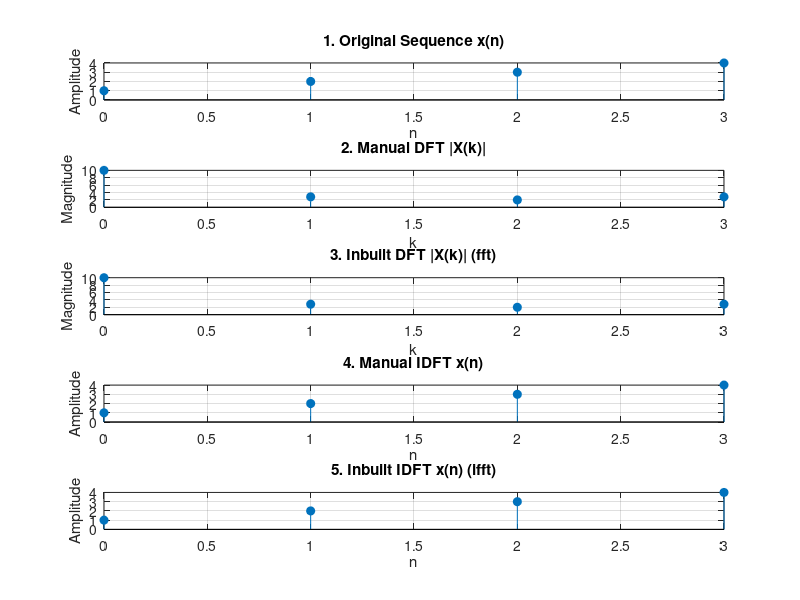

The MATLAB script that drew this image:
clc; clear; close all;


x = [1 2 3 4];
N = length(x);


XM = zeros(1,N);
for k = 0:N-1
    for n = 0:N-1
        XM(k+1) = XM(k+1) + x(n+1)*exp(-1j*2*pi*k*n/N);
    end
end


XMI = zeros(1,N);
for n = 0:N-1
    for k = 0:N-1
        XMI(n+1) = XMI(n+1) + XM(k+1)*exp(1j*2*pi*k*n/N);
    end
end
XMI = XMI/N;

X_fft  = fft(x);
x_ifft = ifft(X_fft);


n = 0:N-1;
figure('Name','Exp-8: DFT and IDFT','NumberTitle','off');

subplot(5,1,1);
stem(n, x, 'filled'); title('1. Original Sequence x(n)');
xlabel('n'); ylabel('Amplitude'); grid on;

subplot(5,1,2);
stem(n, abs(XM), 'filled'); title('2. Manual DFT |X(k)|');
xlabel('k'); ylabel('Magnitude'); grid on;

subplot(5,1,3);
stem(n, abs(X_fft), 'filled'); title('3. Inbuilt DFT |X(k)| (fft)');
xlabel('k'); ylabel('Magnitude'); grid on;

subplot(5,1,4);
stem(n, real(XMI), 'filled'); title('4. Manual IDFT x(n)');
xlabel('n'); ylabel('Amplitude'); grid on;

subplot(5,1,5);
stem(n, real(x_ifft), 'filled'); title('5. Inbuilt IDFT x(n) (ifft)');
xlabel('n'); ylabel('Amplitude'); grid on;

disp('Manual DFT:'); disp(XM);
disp('Inbuilt DFT:'); disp(X_fft);
disp('Manual IDFT:'); disp(real(XMI));
disp('Inbuilt IDFT:'); disp(real(x_ifft));
